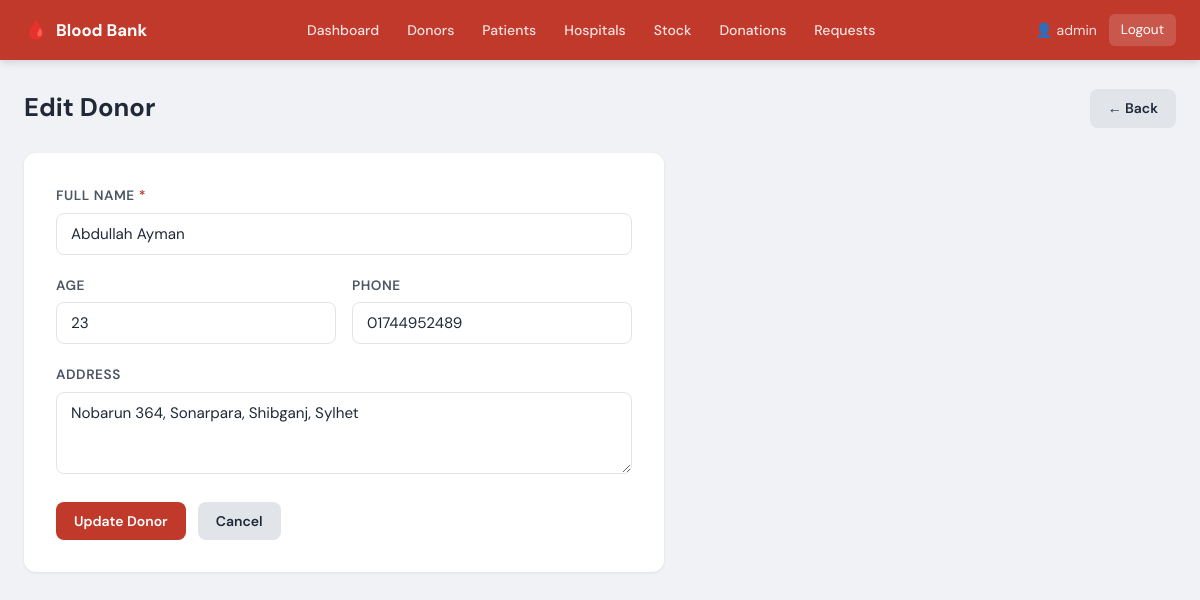
Page /edit_donor.php?id=1 (signed in) on the committed database.
### tables this page shows
CREATE TABLE `donor` (
  `Donor_ID`     int(11)      NOT NULL AUTO_INCREMENT,
  `Name`         varchar(100) NOT NULL,
  `Age`          int(11)      DEFAULT NULL,
  `Phone`        varchar(20)  DEFAULT NULL,
  `Address`      text         DEFAULT NULL,
  `Units_Donated` int(11)     DEFAULT 0,
  PRIMARY KEY (`Donor_ID`)
);

### edit_donor.php (the view, shortened to what this page needs)
<?php
include 'config.php';
$id = (int)$_GET['id'];
$result = mysqli_query($conn, "SELECT * FROM donor WHERE Donor_ID=$id");
$row = mysqli_fetch_assoc($result);
?>
<!DOCTYPE html>
<html lang="en">
<head>
    <link rel="stylesheet" href="style.css">
</head>
<body>
<?php include 'navbar.php'; ?>
<div class="container">
    <div class="page-header">
        <h1>Edit Donor</h1>
        <a href="view_donors.php" class="btn btn-secondary">← Back</a>
    </div>
    <div class="form-card">
        <form method="POST">
            <div class="form-group">
                <label>Full Name <span class="required">*</span></label>
                <input type="text" name="name" value="<?php echo htmlspecialchars($row['Name']); ?>" required>
            </div>
            <div class="form-row">
                <div class="form-group">
                    <label>Age</label>
                    <input type="number" name="age" value="<?php echo $row['Age']; ?>" min="18" max="65">
                </div>
                <div class="form-group">
                    <label>Phone</label>
                    <input type="text" name="phone" value="<?php echo htmlspecialchars($row['Phone']); ?>">
                </div>
            </div>
            <div class="form-group">
                <label>Address</label>
                <textarea name="address" rows="3"><?php echo htmlspecialchars($row['Address']); ?></textarea>
            </div>
            <div class="form-actions">
                <button type="submit" name="update" class="btn btn-primary">Update Donor</button>
                <a href="view_donors.php" class="btn btn-secondary">Cancel</a>
            </div>
        </form>
    </div>
</div>
</body>
</html>

### style.css (style rules this page uses)
:root { --red: #c0392b; --red-dark: #922b21; --red-light: #f9ebea; --green: #1e8449; --green-light:#eafaf1; --orange: #d35400; --orange-light:#fdf2e9; --blue: #1a5276; --blue-light: #eaf0f6; --gray-50: #f8f9fa; --gray-100: #f0f2f5; --gray-200: #e1e4e8; --gray-400: #9ca3af; --gray-600: #4b5563; --gray-800: #1f2937; --white: #ffffff; --shadow-sm: 0 1px 3px rgba(0,0,0,.08); --shadow-md: 0 4px 16px rgba(0,0,0,.10); --radius: 8px; --radius-lg: 12px; }
*, *::before, *::after { box-sizing: border-box; margin: 0; padding: 0; }
body { font-family: 'DM Sans', sans-serif; background: var(--gray-100); color: var(--gray-800); line-height: 1.6; min-height: 100vh; }
a { text-decoration: none; color: inherit; }
.container { max-width: 1200px; margin: 0 auto; padding: 28px 24px 48px; }
.page-header { display: flex; align-items: center; justify-content: space-between; margin-bottom: 24px; }
.page-header h1 { font-size: 1.6rem; font-weight: 700; color: var(--gray-800); }
.btn { display: inline-flex; align-items: center; gap: 6px; padding: 8px 18px; border-radius: var(--radius); font-family: inherit; font-size: .875rem; font-weight: 600; cursor: pointer; border: none; transition: filter .15s, transform .1s; text-decoration: none; }
.btn-primary { background: var(--red); color: var(--white); }
.btn-secondary { background: var(--gray-200); color: var(--gray-800); }
.form-card { background: var(--white); border-radius: var(--radius-lg); padding: 32px; max-width: 640px; box-shadow: var(--shadow-sm); }
.form-group { margin-bottom: 20px; }
.form-row { display: grid; grid-template-columns: 1fr 1fr; gap: 16px; }
label { display: block; font-size: .85rem; font-weight: 600; color: var(--gray-600); margin-bottom: 6px; text-transform: uppercase; letter-spacing: .04em; }
.required { color: var(--red); }
input[type=text], input[type=number], input[type=password], input[type=date], select, textarea { width: 100%; padding: 10px 14px; border: 1.5px solid var(--gray-200); border-radius: var(--radius); font-family: inherit; font-size: .95rem; color: var(--gray-800); background: var(--white); transition: border-color .2s, box-shadow .2s; outline: none; }
textarea { resize: vertical; }
.form-actions { display: flex; gap: 12px; margin-top: 8px; }

### rows in the picture
donor: name "Abdullah Ayman", age "23", phone "01744952489", address "Nobarun 364, Sonarpara, Shibganj, Sylhet"

### other values in the picture
$_SESSION['admin'] "admin"
